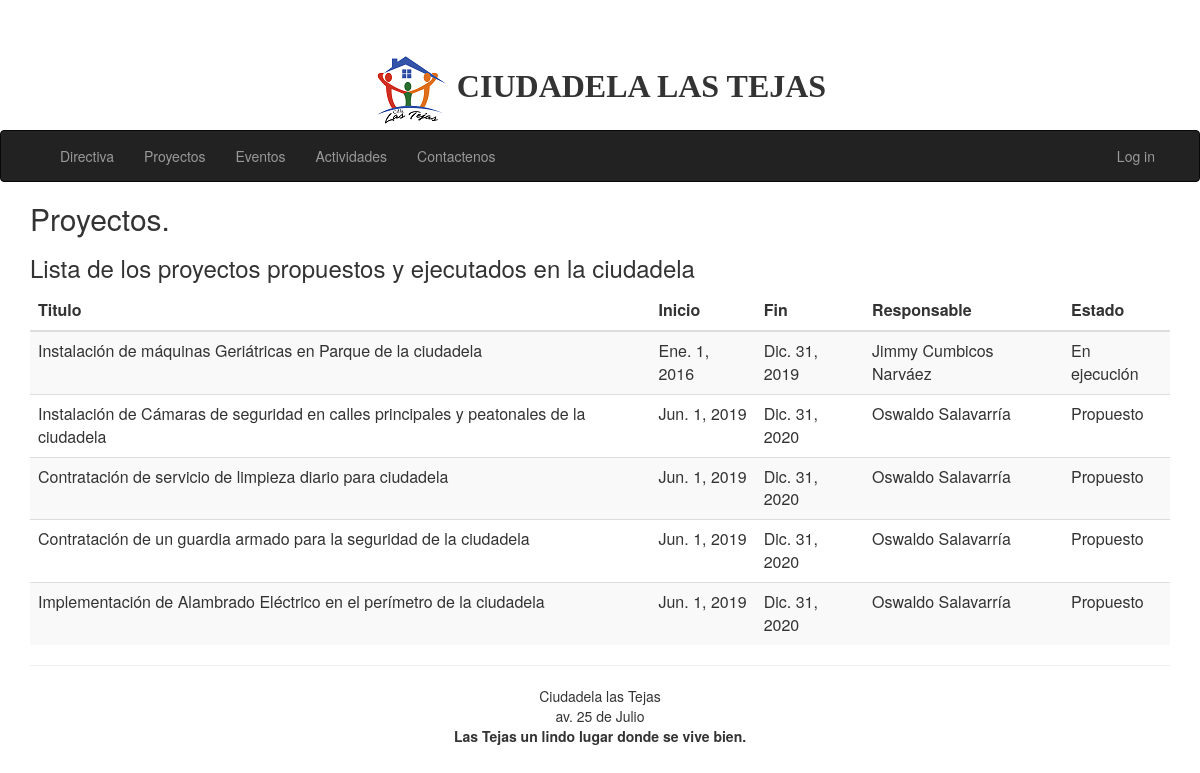
Screenshot of /proyectos with the database file from the repository.
### app/models.py (models this page shows)
class Proyecto(models.Model):
    Titulo = models.CharField(max_length= 100)
    FechaDeInicioEstimada = models.DateField()
    FechaDeFinalizacionEstimada = models.DateField()
    Beneficiarios = models.TextField(null=True)
    Responsable = models.ForeignKey(Habitante,null= True, on_delete=models.SET_NULL)
    Descripcion = models.TextField(null=True)
    Estado = models.CharField(max_length= 20)
    Observaciones = models.TextField(null=True)

class Habitante(models.Model):
    Nombres = models.CharField(max_length= 20)
    Apellidos = models.CharField(max_length=20)
    ManzanaAsignada = models.ForeignKey(Manzana,null=True, on_delete = models.SET_NULL)
    VillaAsignada = models.ForeignKey(Villa,null= True, on_delete=models.SET_NULL)
    Observaciones = models.TextField(null=True)

### app/views.py (the view)
# urls.py: url(r'^proyectos$', app.views.proyectos, name='proyectos'),
def proyectos(request):
    conjunto = Proyecto.objects.all()
    assert isinstance(request, HttpRequest)
    return render(
        request,
        'app/proyectos.html',
        {
            'title':'Proyectos',
            'message':'Lista de los proyectos propuestos y ejecutados en la ciudadela',
            'conjunto':conjunto,
        }
    )

### app/templates/app/proyectos.html
{% extends "app/layout.html" %}
{% block content %}
<h2>{{ title }}.</h2>
<h3>{{ message }}</h3>
<div class="table-responsive">
<table class="table table-striped table-sm">
    <thead>
        <tr>
            <th>Titulo</th>
            <th>Inicio</th>
            <th>Fin</th>
            <th>Responsable</th>
            <th>Estado</th>
        </tr>
    </thead>
{% for proyecto in conjunto %}
    <tr>
        <td>
            {{proyecto.Titulo}}
        </td>
        <td>
            {{proyecto.FechaDeInicioEstimada}}
        </td>
        <td>
            {{proyecto.FechaDeFinalizacionEstimada}}
        </td>
        <td>
            {{proyecto.Responsable.Nombres}} {{proyecto.Responsable.Apellidos}}
        </td>
        <td>
            {{proyecto.Estado}}
        </td>
    </tr>
{% endfor %}
</table>
</div>
{% endblock %}

### app/static/app/content/site.css (style rules this page uses)
body { padding-top: 50px; padding-bottom: 20px; }

### rows the page displays
Proyecto: Titulo "Instalación de máquinas Geriátricas en Parque de la ciudadela", FechaDeInicioEstimada "Ene. 1, 2016", FechaDeFinalizacionEstimada "Dic. 31, 2019", Responsable.Nombres "Jimmy", Responsable.Apellidos "Cumbicos Narváez", Estado "En ejecución"
Proyecto: Titulo "Instalación de Cámaras de seguridad en calles principales y peatonales de la ciudadela", FechaDeInicioEstimada "Jun. 1, 2019", FechaDeFinalizacionEstimada "Dic. 31, 2020", Responsable.Nombres "Oswaldo", Responsable.Apellidos "Salavarría", Estado "Propuesto"
Proyecto: Titulo "Contratación de servicio de limpieza diario para ciudadela", FechaDeInicioEstimada "Jun. 1, 2019", FechaDeFinalizacionEstimada "Dic. 31, 2020", Responsable.Nombres "Oswaldo", Responsable.Apellidos "Salavarría", Estado "Propuesto"
Proyecto: Titulo "Contratación de un guardia armado para la seguridad de la ciudadela", FechaDeInicioEstimada "Jun. 1, 2019", FechaDeFinalizacionEstimada "Dic. 31, 2020", Responsable.Nombres "Oswaldo", Responsable.Apellidos "Salavarría", Estado "Propuesto"
Proyecto: Titulo "Implementación de Alambrado Eléctrico en el perímetro de la ciudadela", FechaDeInicioEstimada "Jun. 1, 2019", FechaDeFinalizacionEstimada "Dic. 31, 2020", Responsable.Nombres "Oswaldo", Responsable.Apellidos "Salavarría", Estado "Propuesto"

### other values shown
{{ title }} "Proyectos"
{{ message }} "Lista de los proyectos propuestos y ejecutados en la ciudadela"
